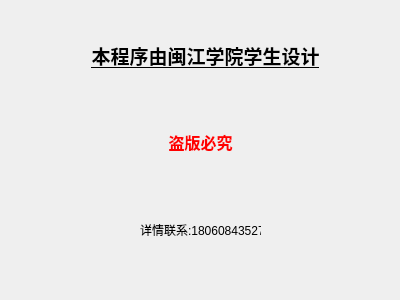
<?xml version="1.0" encoding="UTF-8"?>
<ui version="4.0">
 <class>Explain</class>
 <widget class="QDialog" name="Explain">
  <property name="geometry">
   <rect>
    <x>0</x>
    <y>0</y>
    <width>400</width>
    <height>300</height>
   </rect>
  </property>
  <property name="windowTitle">
   <string>Dialog</string>
  </property>
  <widget class="QLabel" name="label_3">
   <property name="geometry">
    <rect>
     <x>140</x>
     <y>220</y>
     <width>121</width>
     <height>20</height>
    </rect>
   </property>
   <property name="text">
    <string>详情联系:18060843527</string>
   </property>
  </widget>
  <widget class="QLabel" name="label_2">
   <property name="geometry">
    <rect>
     <x>160</x>
     <y>130</y>
     <width>81</width>
     <height>21</height>
    </rect>
   </property>
   <property name="text">
    <string>&lt;!DOCTYPE HTML PUBLIC &quot;-//W3C//DTD HTML 4.0//EN&quot; &quot;http://www.w3.org/TR/REC-html40/strict.dtd&quot;&gt;
&lt;html&gt;&lt;head&gt;&lt;meta name=&quot;qrichtext&quot; content=&quot;1&quot; /&gt;&lt;style type=&quot;text/css&quot;&gt;
p, li { white-space: pre-wrap; }
&lt;/style&gt;&lt;/head&gt;&lt;body style=&quot; font-family:'SimSun'; font-size:9pt; font-weight:400; font-style:normal;&quot;&gt;
&lt;p align=&quot;center&quot; style=&quot; margin-top:0px; margin-bottom:0px; margin-left:0px; margin-right:0px; -qt-block-indent:0; text-indent:0px;&quot;&gt;&lt;span style=&quot; font-size:12pt; font-weight:600; color:#ff0000;&quot;&gt;盗版必究&lt;/span&gt;&lt;/p&gt;&lt;/body&gt;&lt;/html&gt;</string>
   </property>
  </widget>
  <widget class="QLabel" name="label">
   <property name="geometry">
    <rect>
     <x>60</x>
     <y>20</y>
     <width>291</width>
     <height>71</height>
    </rect>
   </property>
   <property name="text">
    <string>&lt;!DOCTYPE HTML PUBLIC &quot;-//W3C//DTD HTML 4.0//EN&quot; &quot;http://www.w3.org/TR/REC-html40/strict.dtd&quot;&gt;
&lt;html&gt;&lt;head&gt;&lt;meta name=&quot;qrichtext&quot; content=&quot;1&quot; /&gt;&lt;style type=&quot;text/css&quot;&gt;
p, li { white-space: pre-wrap; }
&lt;/style&gt;&lt;/head&gt;&lt;body style=&quot; font-family:'SimSun'; font-size:9pt; font-weight:400; font-style:normal;&quot;&gt;
&lt;p align=&quot;center&quot; style=&quot; margin-top:0px; margin-bottom:0px; margin-left:0px; margin-right:0px; -qt-block-indent:0; text-indent:0px;&quot;&gt;&lt;span style=&quot; font-size:14pt; font-weight:600; text-decoration: underline;&quot;&gt;本程序由闽江学院学生设计&lt;/span&gt;&lt;/p&gt;&lt;/body&gt;&lt;/html&gt;</string>
   </property>
  </widget>
  <widget class="QLabel" name="label_4">
   <property name="geometry">
    <rect>
     <x>0</x>
     <y>0</y>
     <width>401</width>
     <height>301</height>
    </rect>
   </property>
   <property name="styleSheet">
    <string notr="true">border-image: url(:/image/back.png);</string>
   </property>
   <property name="text">
    <string/>
   </property>
  </widget>
  <zorder>label_4</zorder>
  <zorder>label_3</zorder>
  <zorder>label_2</zorder>
  <zorder>label</zorder>
 </widget>
 <resources/>
 <connections/>
</ui>
